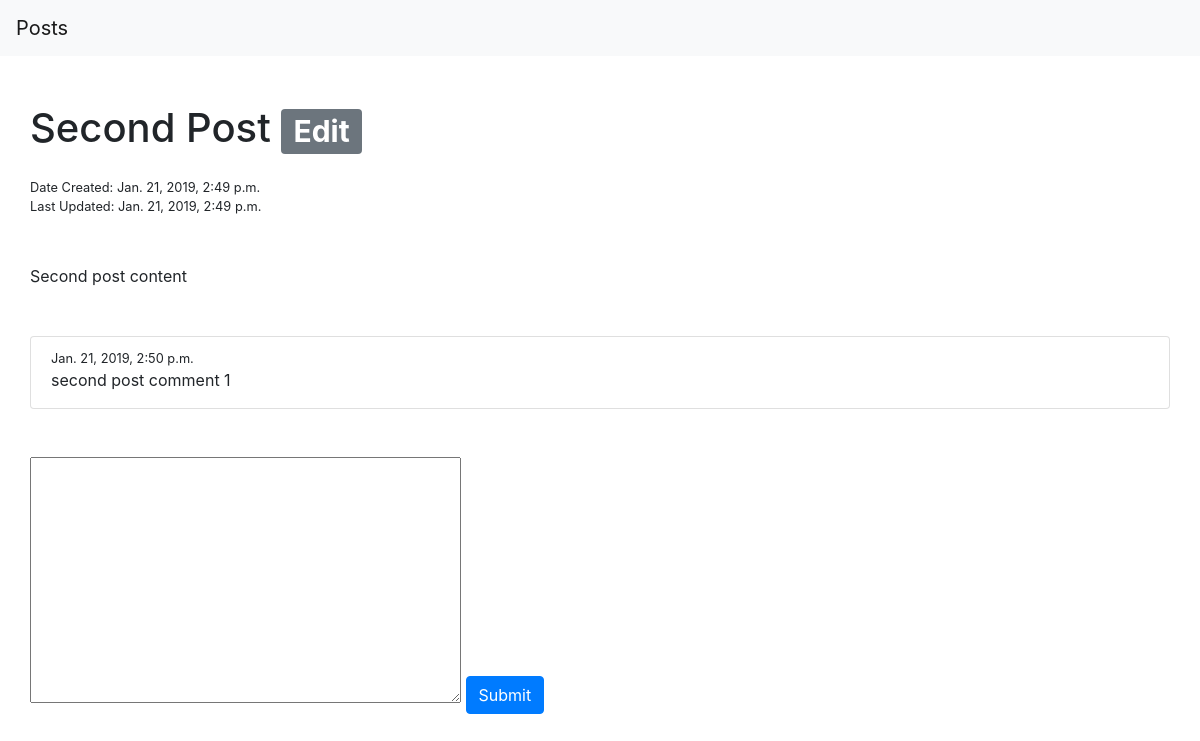
Page /posts/2/ on the committed database.
### post/models.py (models this page shows, shortened)
class Post(models.Model):
    title = models.CharField(max_length=50)
    date_created = models.DateTimeField("Date Created", auto_now_add=True)
    date_updated = models.DateTimeField("Date updated", auto_now=True)
    content = models.TextField()
    is_active = models.BooleanField()
    def __str__(self):
        return self.title

class Comment(models.Model):
    date_created = models.DateTimeField("Date Created", auto_now=False, auto_now_add=True)
    content = models.TextField()
    post = models.ForeignKey(Post, on_delete=models.CASCADE)

### post/views.py (the view)
# urls.py: path('<int:post_id>/', views.details, name='detail'),
def details(request, post_id):
    context = {}
    context['post'] = Post.objects.get(id=post_id)
    context['comment'] = CommentModelForm(initial={'post':Post.objects.get(id=post_id)})
    if request.method == 'POST':
        form = CommentModelForm(request.POST)
        if form.is_valid():
            form.save()
            return render(request, 'details.html', context)
    else:
        return render(request, 'details.html', context)
    return render(request, 'details.html', context)

### post/forms.py
class CommentModelForm(ModelForm):
    class Meta:
        model = Comment
        exclude = ['id']

### post/templates/details.html (shortened to what this page needs)
{% extends 'base.html' %}
{% block body %}
        <div class="row mt-5 mb-3">
                <h1> {{ post.title }} <a href='{% url 'post:update' post.id %}'> <span class="badge badge-secondary">Edit</span> </a> </h1>
        </div>
        <div class="row">
                <small> Date Created: {{ post.date_created}}</small>
        </div>
        <div class="row">
                <small> Last Updated: {{ post.date_updated}}</small>
        </div>
        <div class="row">
                <p class="text-justify mt-5 mb-5"> {{ post.content }} <p>
        </div>
        <div class="row">
                <ul class="list-group w-100">
                        {% for comment in post.comment_set.all %}
                                <a class="list-group-item list-group-item-action">
                                        <div class="d-flex w-100 justify-content-between">
                                        <small> {{ comment.date_created }} </small>
                                        </div>
                                        <p class="mb-1">{{ comment.content }}</p>
                                </a>
                        {% endfor %}
                </ul>
        </div>
        <div class="row mt-5">
                <form action="{% url 'post:detail' post.id%}" method="POST">
                        {{comment.content}}
                        <button type="submit" value="Add" class="btn btn-primary mb-2">Submit</button>
                </form>
        </div>
{% endblock body %}

### rows in the picture
Post: title "Second Post", date_created "Jan. 21, 2019, 2:49 p.m.", date_updated "Jan. 21, 2019, 2:49 p.m.", content "Second post content"
Comment: date_created "Jan. 21, 2019, 2:50 p.m.", content "second post comment 1"
